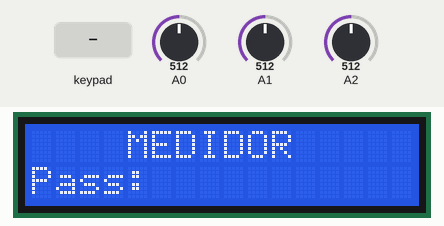
This sketch was run on a simulated Arduino Uno, built with avr-gcc and run on an emulated ATmega328P. Shown: 16×2 character LCD. The test bench sets the inputs (shaded band); at power-on: A0 = 512, A1 = 512, A2 = 512.

Above: at 0.8 s.
0.9 s: keypad keys 1 2 3 4 pressed 0.4 s apart
At 2.5 s:
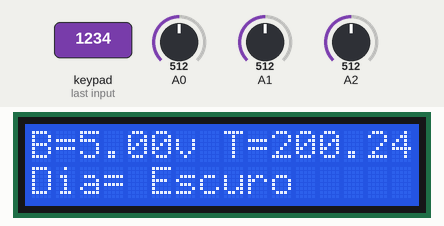
4.0 s: A0 set to 502
At 5.1 s:
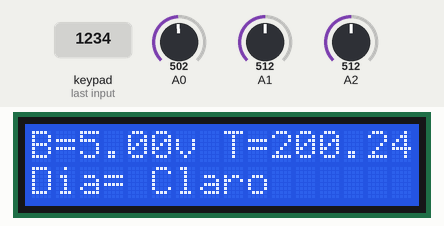
5.5 s: A1 set to 716
At 6.3 s:
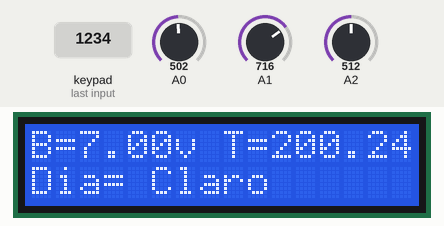
7.0 s: A2 set to 716
At 7.4 s:
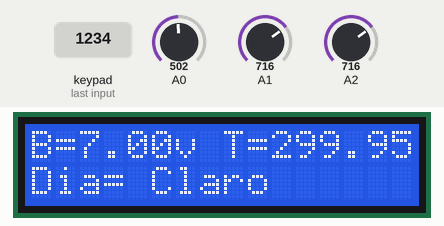
8.5 s: A1 set to 900
At 9.7 s:
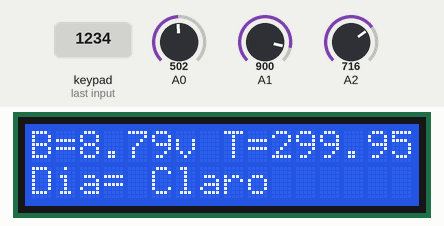
10.0 s: A2 set to 900
At 11.0 s:
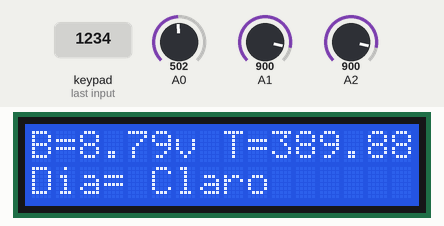
Timing chart, 0 to 12.5 s (numbered marks = the images above; inputs shaded):
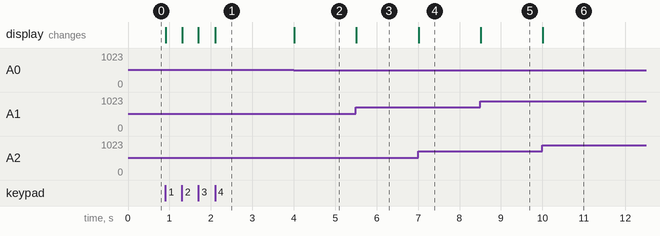

Measured:
- the behaviour switches between 512 and 511 on A0 (found by bisection; images 1 and 2)
- after the input at 0.9 s, the display: first changes at once (image 1 shows a later state)
- after the input at 4.0 s, the display: changes at once (image 2)
- after the input at 5.5 s, the display: changes at once (image 3)
- after the input at 7.0 s, the display: changes at once (image 4)
- after the input at 8.5 s, the display: changes at once (image 5)
- after the input at 10.0 s, the display: changes at once (image 6)

The sketch:

Projeto2.ino
```cpp
#include <Keypad.h>
#include <LiquidCrystal.h>

const byte rows = 4;
const byte col = 4;
int PW,CurrentPW=1234;
float FR,bat,TMP;
char Key;

byte pRows[]  = {7,6,5,4};
byte pCol[] = {3,2,1,0};
char teclas[4][4] = {{'1','2','3','A'},
                     {'4','5','6','B'},
                     {'7','8','9','C'},
                     {'*','0','#','D'}};

Keypad teclado = Keypad( makeKeymap(teclas), pRows, pCol, rows, col);
LiquidCrystal lcd(13, 12, 11, 10, 9, 8); //(RS, E, D4,D5, D6, D7)

void setup() {
  int bandera=1;
  lcd.begin(16, 2);   // Inicia o LCD 16x02 (colunas,linhas)
  teclado.setHoldTime(1000); //Tempo de espera para o teclado
  lcd.setCursor(4,0);          // Coloca el cursor en las coordenadas (0,0)
  lcd.print("MEDIDOR");   // Escreve no LCD
  while(bandera==1){
    PW=password();
    if(PW != CurrentPW){
      lcd.setCursor(0,1);
      lcd.print("Password ERRADO!!"); // Escribe no LCD
      delay(2000);
      lcd.clear();
      lcd.setCursor(4,0);          // Coloca el cursor en las coordenadas (0,0)
      lcd.print("MEDIDOR");   // Escreve no LCD
    }
    else
      bandera=0;
  }

}

int password(void){
  int pass,i=0;
  String KeyWord;
  //Pergunta por os 4 digitos da senha
  lcd.setCursor(0, 1);
  lcd.print("Pass:");
  while(i<4){
    Key=teclado.waitForKey(); //Espera até presionar botão
    if(Key>='0' && Key<='9'){
      lcd.print('*');
      KeyWord += Key;   //Armazena os caracteres
      i++;
    }
    if(Key=='D'){
      i=4;
    }
  }
  if(KeyWord.length()>0){
    pass=KeyWord.toInt(); //Converte para Inteiro
  }else{
    pass=0;
  }

  return(pass);
}
void loop() {
  char KeyOp;
  int i,j;
  //Fotoresistencia
  FR=(float(analogRead(A0))*5/1023); //TMP36

  //bateria
  bat=(float(analogRead(A1))*9/921);

  //temperatura
  TMP=(float(analogRead(A2))*5/1023-0.5)/0.01; //TMP36


  lcd.home();         // Coloca el cursor en las coordenadas (0,0)
  lcd.print("B=");   // Escreve no LCD
  lcd.print(bat);
  lcd.print("v T=");
  lcd.print(TMP);
  lcd.setCursor(0,1);         // Coloca el cursor en las coordenadas (0,0)
  lcd.print("Dia= ");   // Escreve no LCD

  if(FR>2.5)
    lcd.print("Escuro");
  else
    lcd.print("Claro  ");


}
```
